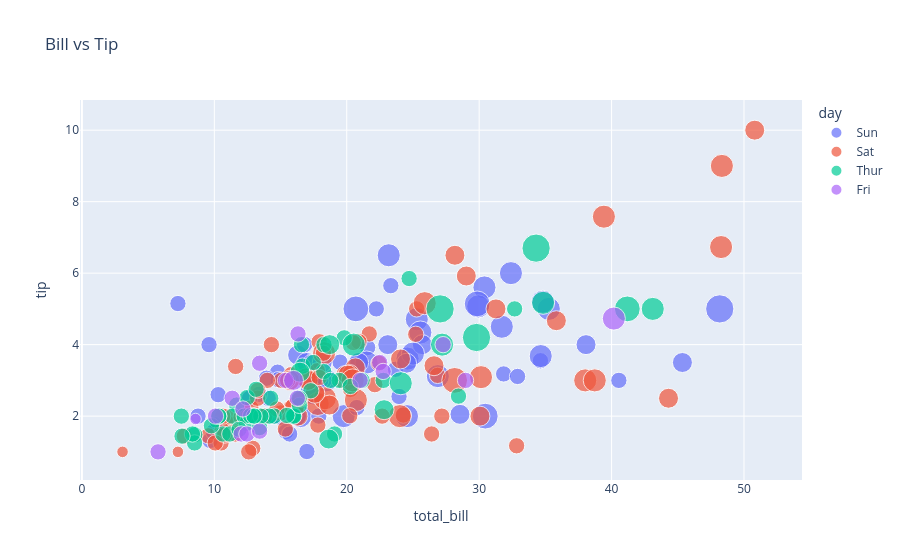

Write notebook code for a chart like this one.
### Markdown cell above
#PLOTLY

### Code cell
# TASK-8

import plotly.express as px

tips = px.data.tips()

fig = px.scatter(
    tips,
    x="total_bill",
    y="tip",
    color="day",
    size="size",
    hover_data=["sex", "time"],
    title="Bill vs Tip"
)

fig.show()

### Figure 1 — Plotly figure (JSON) as saved in the notebook; plotly's stock layout.template omitted (floating-point values rounded to 4 significant figures; data arrays with more than 128 entries replaced by an {"elided": "..."} marker saying what was removed)
{"data": [{"customdata": {"elided": "76x2 str values"}, "hovertemplate": "day=Sun<br>total_bill=%{x}<br>tip=%{y}<br>size=%{marker.size}<br>sex=%{customdata[0]}<br>time=%{customdata[1]}<extra></extra>", "legendgroup": "Sun", "marker": {"color": "#636efa", "size": [2, 3, 3, 2, 4, 4, 2, 4, 2, 2, 2, 4, 2, 4, 2, 2, 3, 3, 3, 2, 2, 2, 4, 2, 2, 4, 3, 2, 2, 2, 4, 2, 4, 2, 3, 2, 3, 2, 4, 2, 2, 3, 4, 4, 5, 6, 4, 2, 4, 4, 2, 3, 2, 2, 3, 2, 4, 2, 2, 2, 2, 2, 2, 2, 2, 4, 2, 3, 4, 2, 5, 3, 5, 3, 3, 2], "sizemode": "area", "sizeref": 0.015, "symbol": "circle"}, "mode": "markers", "name": "Sun", "orientation": "v", "showlegend": true, "type": "scatter", "x": [16.99, 10.34, 21.01, 23.68, 24.59, 25.29, 8.77, 26.88, 15.04, 14.78, 10.27, 35.26, 15.42, 18.43, 14.83, 21.58, 10.33, 16.29, 16.97, 17.46, 13.94, 9.68, 30.4, 18.29, 22.23, 32.4, 28.55, 18.04, 12.54, 10.29, 34.81, 9.94, 25.56, 19.49, 38.07, 23.95, 25.71, 17.31, 29.93, 14.07, 13.13, 17.26, 24.55, 19.77, 29.85, 48.17, 25.0, 13.39, 16.49, 21.5, 12.66, 16.21, 13.81, 17.51, 24.52, 20.76, 31.71, 7.25, 31.85, 16.82, 32.9, 17.89, 14.48, 9.6, 34.63, 34.65, 23.33, 45.35, 23.17, 40.55, 20.69, 20.9, 30.46, 18.15, 23.1, 15.69], "xaxis": "x", "y": [1.01, 1.66, 3.5, 3.31, 3.61, 4.71, 2.0, 3.12, 1.96, 3.23, 1.71, 5.0, 1.57, 3.0, 3.02, 3.92, 1.67, 3.71, 3.5, 2.54, 3.06, 1.32, 5.6, 3.0, 5.0, 6.0, 2.05, 3.0, 2.5, 2.6, 5.2, 1.56, 4.34, 3.51, 4.0, 2.55, 4.0, 3.5, 5.07, 2.5, 2.0, 2.74, 2.0, 2.0, 5.14, 5.0, 3.75, 2.61, 2.0, 3.5, 2.5, 2.0, 2.0, 3.0, 3.48, 2.24, 4.5, 5.15, 3.18, 4.0, 3.11, 2.0, 2.0, 4.0, 3.55, 3.68, 5.65, 3.5, 6.5, 3.0, 5.0, 3.5, 2.0, 3.5, 4.0, 1.5], "yaxis": "y"}, {"customdata": {"elided": "87x2 str values"}, "hovertemplate": "day=Sat<br>total_bill=%{x}<br>tip=%{y}<br>size=%{marker.size}<br>sex=%{customdata[0]}<br>time=%{customdata[1]}<extra></extra>", "legendgroup": "Sat", "marker": {"color": "#EF553B", "size": [3, 2, 2, 2, 4, 2, 4, 2, 2, 2, 2, 2, 4, 2, 4, 2, 3, 3, 3, 3, 3, 3, 4, 2, 2, 4, 2, 2, 2, 4, 3, 3, 2, 1, 2, 2, 2, 3, 2, 2, 2, 2, 2, 3, 2, 2, 2, 2, 2, 2, 2, 2, 1, 2, 2, 3, 2, 3, 4, 2, 2, 3, 4, 4, 2, 3, 2, 5, 2, 2, 4, 4, 2, 2, 4, 3, 2, 2, 2, 2, 2, 2, 3, 3, 2, 2, 2], "sizemode": "area", "sizeref": 0.015, "symbol": "circle"}, "mode": "markers", "name": "Sat", "orientation": "v", "showlegend": true, "type": "scatter", "x": [20.65, 17.92, 20.29, 15.77, 39.42, 19.82, 17.81, 13.37, 12.69, 21.7, 19.65, 9.55, 18.35, 15.06, 20.69, 17.78, 24.06, 16.31, 16.93, 18.69, 31.27, 16.04, 38.01, 26.41, 11.24, 48.27, 20.29, 13.81, 11.02, 18.29, 17.59, 20.08, 16.45, 3.07, 20.23, 15.01, 12.02, 17.07, 26.86, 25.28, 14.73, 10.51, 17.92, 44.3, 22.42, 20.92, 15.36, 20.49, 25.21, 18.24, 14.31, 14.0, 7.25, 10.59, 10.63, 50.81, 15.81, 26.59, 38.73, 24.27, 12.76, 30.06, 25.89, 48.33, 13.27, 28.17, 12.9, 28.15, 11.59, 7.74, 30.14, 20.45, 13.28, 22.12, 24.01, 15.69, 11.61, 10.77, 15.53, 10.07, 12.6, 32.83, 35.83, 29.03, 27.18, 22.67, 17.82], "xaxis": "x", "y": [3.35, 4.08, 2.75, 2.23, 7.58, 3.18, 2.34, 2.0, 2.0, 4.3, 3.0, 1.45, 2.5, 3.0, 2.45, 3.27, 3.6, 2.0, 3.07, 2.31, 5.0, 2.24, 3.0, 1.5, 1.76, 6.73, 3.21, 2.0, 1.98, 3.76, 2.64, 3.15, 2.47, 1.0, 2.01, 2.09, 1.97, 3.0, 3.14, 5.0, 2.2, 1.25, 3.08, 2.5, 3.48, 4.08, 1.64, 4.06, 4.29, 3.76, 4.0, 3.0, 1.0, 1.61, 2.0, 10.0, 3.16, 3.41, 3.0, 2.03, 2.23, 2.0, 5.16, 9.0, 2.5, 6.5, 1.1, 3.0, 1.5, 1.44, 3.09, 3.0, 2.72, 2.88, 2.0, 3.0, 3.39, 1.47, 3.0, 1.25, 1.0, 1.17, 4.67, 5.92, 2.0, 2.0, 1.75], "yaxis": "y"}, {"customdata": [["Male", "Lunch"], ["Male", "Lunch"], ["Male", "Lunch"], ["Male", "Lunch"], ["Male", "Lunch"], ["Female", "Lunch"], ["Male", "Lunch"], ["Male", "Lunch"], ["Female", "Lunch"], ["Male", "Lunch"], ["Male", "Lunch"], ["Male", "Lunch"], ["Male", "Lunch"], ["Female", "Lunch"], ["Female", "Lunch"], ["Female", "Lunch"], ["Male", "Lunch"], ["Female", "Lunch"], ["Male", "Lunch"], ["Male", "Lunch"], ["Female", "Lunch"], ["Female", "Lunch"], ["Male", "Lunch"], ["Female", "Lunch"], ["Female", "Lunch"], ["Male", "Lunch"], ["Male", "Lunch"], ["Female", "Lunch"], ["Female", "Lunch"], ["Female", "Lunch"], ["Female", "Lunch"], ["Female", "Lunch"], ["Female", "Lunch"], ["Female", "Lunch"], ["Male", "Lunch"], ["Female", "Lunch"], ["Female", "Lunch"], ["Male", "Lunch"], ["Male", "Lunch"], ["Female", "Lunch"], ["Female", "Lunch"], ["Female", "Lunch"], ["Female", "Lunch"], ["Female", "Lunch"], ["Male", "Lunch"], ["Male", "Lunch"], ["Female", "Lunch"], ["Male", "Lunch"], ["Male", "Lunch"], ["Male", "Lunch"], ["Male", "Lunch"], ["Male", "Lunch"], ["Female", "Lunch"], ["Female", "Lunch"], ["Male", "Lunch"], ["Male", "Lunch"], ["Female", "Lunch"], ["Female", "Lunch"], ["Female", "Lunch"], ["Male", "Lunch"], ["Female", "Lunch"], ["Female", "Dinner"]], "hovertemplate": "day=Thur<br>total_bill=%{x}<br>tip=%{y}<br>size=%{marker.size}<br>sex=%{customdata[0]}<br>time=%{customdata[1]}<extra></extra>", "legendgroup": "Thur", "marker": {"color": "#00cc96", "size": [4, 2, 2, 2, 2, 1, 2, 2, 4, 2, 2, 2, 2, 2, 2, 4, 2, 2, 2, 2, 2, 6, 2, 2, 2, 3, 2, 2, 2, 2, 2, 2, 2, 2, 2, 2, 2, 6, 5, 6, 2, 2, 3, 2, 2, 2, 2, 2, 2, 2, 2, 2, 4, 2, 2, 3, 2, 2, 2, 4, 3, 2], "sizemode": "area", "sizeref": 0.015, "symbol": "circle"}, "mode": "markers", "name": "Thur", "orientation": "v", "showlegend": true, "type": "scatter", "x": [27.2, 22.76, 17.29, 19.44, 16.66, 10.07, 32.68, 15.98, 34.83, 13.03, 18.28, 24.71, 21.16, 10.65, 12.43, 24.08, 11.69, 13.42, 14.26, 15.95, 12.48, 29.8, 8.52, 14.52, 11.38, 22.82, 19.08, 20.27, 11.17, 12.26, 18.26, 8.51, 10.33, 14.15, 16.0, 13.16, 17.47, 34.3, 41.19, 27.05, 16.43, 8.35, 18.64, 11.87, 9.78, 7.51, 19.81, 28.44, 15.48, 16.58, 7.56, 10.34, 43.11, 13.0, 13.51, 18.71, 12.74, 13.0, 16.4, 20.53, 16.47, 18.78], "xaxis": "x", "y": [4.0, 3.0, 2.71, 3.0, 3.4, 1.83, 5.0, 2.03, 5.17, 2.0, 4.0, 5.85, 3.0, 1.5, 1.8, 2.92, 2.31, 1.68, 2.5, 2.0, 2.52, 4.2, 1.48, 2.0, 2.0, 2.18, 1.5, 2.83, 1.5, 2.0, 3.25, 1.25, 2.0, 2.0, 2.0, 2.75, 3.5, 6.7, 5.0, 5.0, 2.3, 1.5, 1.36, 1.63, 1.73, 2.0, 4.19, 2.56, 2.02, 4.0, 1.44, 2.0, 5.0, 2.0, 2.0, 4.0, 2.01, 2.0, 2.5, 4.0, 3.23, 3.0], "yaxis": "y"}, {"customdata": [["Male", "Dinner"], ["Male", "Dinner"], ["Female", "Dinner"], ["Female", "Dinner"], ["Female", "Dinner"], ["Male", "Dinner"], ["Male", "Dinner"], ["Male", "Dinner"], ["Male", "Dinner"], ["Male", "Dinner"], ["Female", "Dinner"], ["Female", "Dinner"], ["Male", "Lunch"], ["Female", "Lunch"], ["Male", "Lunch"], ["Female", "Lunch"], ["Male", "Lunch"], ["Female", "Lunch"], ["Female", "Lunch"]], "hovertemplate": "day=Fri<br>total_bill=%{x}<br>tip=%{y}<br>size=%{marker.size}<br>sex=%{customdata[0]}<br>time=%{customdata[1]}<extra></extra>", "legendgroup": "Fri", "marker": {"color": "#ab63fa", "size": [2, 2, 2, 2, 2, 4, 2, 2, 2, 2, 2, 2, 2, 2, 1, 3, 2, 2, 2], "sizemode": "area", "sizeref": 0.015, "symbol": "circle"}, "mode": "markers", "name": "Fri", "orientation": "v", "showlegend": true, "type": "scatter", "x": [28.97, 22.49, 5.75, 16.32, 22.75, 40.17, 27.28, 12.03, 21.01, 12.46, 11.35, 15.38, 12.16, 13.42, 8.58, 15.98, 13.42, 16.27, 10.09], "xaxis": "x", "y": [3.0, 3.5, 1.0, 4.3, 3.25, 4.73, 4.0, 1.5, 3.0, 1.5, 2.5, 3.0, 2.2, 3.48, 1.92, 3.0, 1.58, 2.5, 2.0], "yaxis": "y"}], "layout": {"legend": {"itemsizing": "constant", "title": {"text": "day"}, "tracegroupgap": 0}, "title": {"text": "Bill vs Tip"}, "xaxis": {"anchor": "y", "domain": [0, 1], "title": {"text": "total_bill"}}, "yaxis": {"anchor": "x", "domain": [0, 1], "title": {"text": "tip"}}}}
